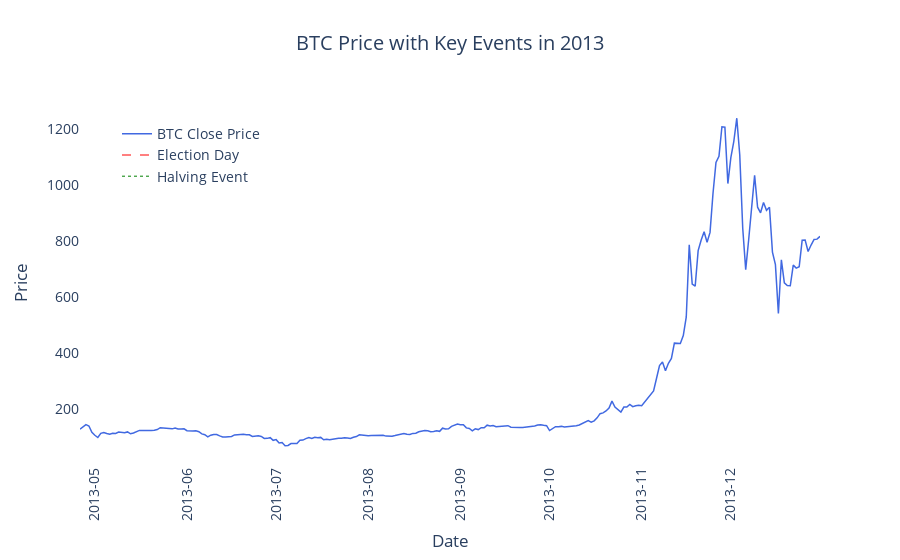
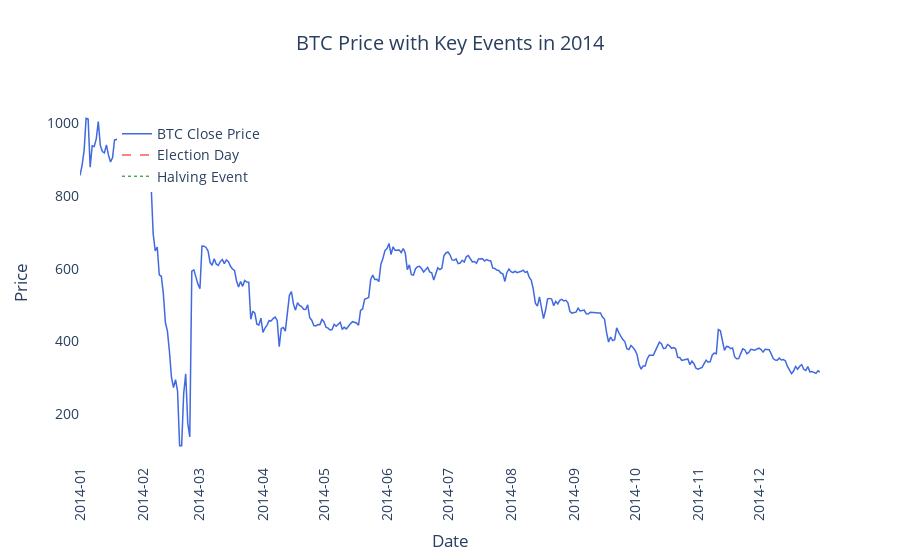
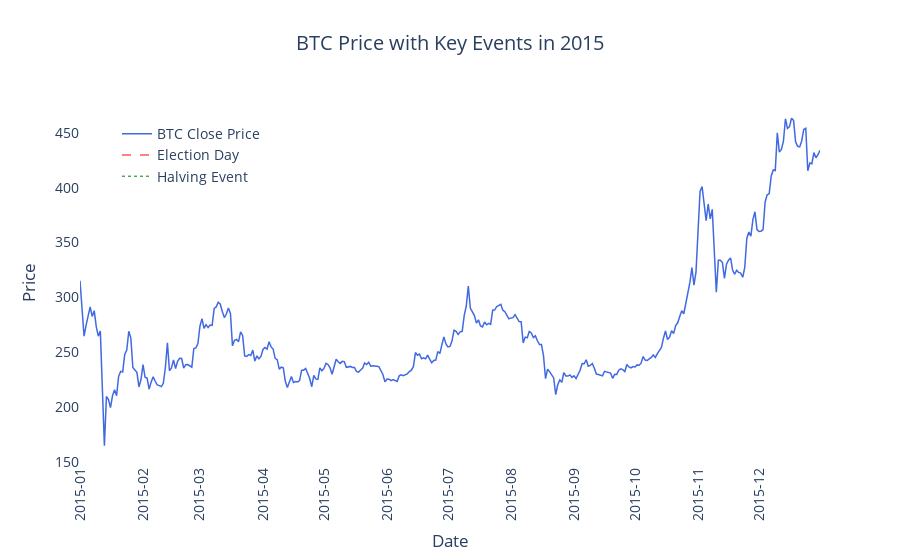
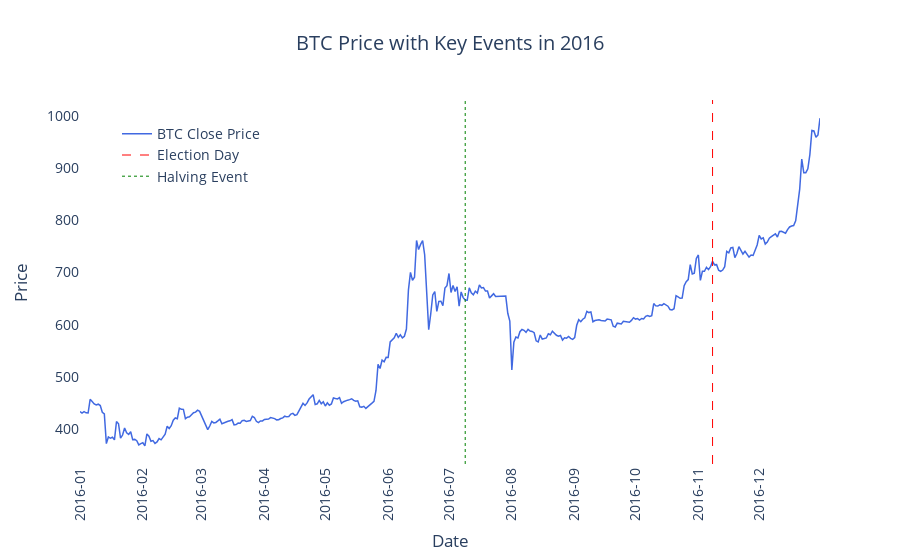

Here is the notebook cell these charts were saved with, in order:
### Code cell
import plotly.graph_objects as go
import pandas as pd
from datetime import datetime

# Ensure 'Date' column is in datetime format
btc_prices['Date'] = pd.to_datetime(btc_prices['Date'])

# Define the year range for which to generate plots
start_year = 2013
end_year = 2024

# Loop through each year in the specified range
for year in range(start_year, end_year + 1):
    # Filter data for the current year
    min_date = datetime(year, 1, 1)
    max_date = datetime(year, 12, 31)
    filtered_data = btc_prices[(btc_prices['Date'] >= min_date) & (btc_prices['Date'] <= max_date)]
    
    # Set x-axis range dynamically based on filtered data
    x_axis_range = [filtered_data['Date'].min(), filtered_data['Date'].max()] if not filtered_data.empty else None
    
    # Create a new figure for the current year
    fig = go.Figure()

    # Plot the BTC price line within the filtered date range
    fig.add_trace(go.Scatter(
        x=filtered_data['Date'], 
        y=filtered_data['Close'],
        mode='lines',
        name='BTC Close Price',
        line=dict(color='royalblue', width=1.5),
        hovertemplate='Date: %{x|%Y-%m-%d}<br>Price: $%{y:,.2f}<extra></extra>',
    ))

    # Add a hidden scatter trace to create the "Election Day" legend entry
    fig.add_trace(go.Scatter(
        x=[None],
        y=[None],
        mode='lines',
        name='Election Day',
        line=dict(color='red', width=1, dash='dash')
    ))

    # Add a hidden scatter trace to create the "Halving Event" legend entry
    fig.add_trace(go.Scatter(
        x=[None],
        y=[None],
        mode='lines',
        name='Halving Event',
        line=dict(color='green', width=1, dash='dot')
    ))

    # Add vertical lines for Election Days in the current year using `add_vline`
    election_dates = [datetime(2016, 11, 8), datetime(2020, 11, 3), datetime(2024, 11, 5)]
    for date in election_dates:
        if min_date <= date <= max_date:  # Only add if within the filter range
            fig.add_vline(
                x=date,
                line=dict(color="red", width=1, dash="dash")
            )

    # Add vertical lines for Bitcoin Halving Events in the current year using `add_vline`
    halving_dates = [datetime(2012, 11, 28), datetime(2016, 7, 9), datetime(2020, 5, 11), datetime(2024, 4, 1)]
    for date in halving_dates:
        if min_date <= date <= max_date:  # Only add if within the filter range
            fig.add_vline(
                x=date,
                line=dict(color="green", width=1, dash="dot")
            )

    # Customize layout
    fig.update_layout(
        title=f'BTC Price with Key Events in {year}',
        xaxis_title='Date',
        yaxis_title='Price',
        template='plotly_white',
        title_x=0.5,
        font=dict(size=14),
        hovermode="x unified",
        height=600,
        legend=dict(
            title="",
            orientation="v",
            yanchor="top",
            y=0.95,
            xanchor="left",
            x=0.05
        )
    )

    # Update x-axis for more frequent ticks and rotate labels
    fig.update_xaxes(
        dtick="M1",           # Set monthly ticks for each year plot
        tickformat="%Y-%m",
        tickangle=270,
        showgrid=False,
        range=x_axis_range  # Dynamically set the x-axis range based on filtered data
    )

    # Update y-axis to remove gridlines
    fig.update_yaxes(showgrid=False)

    # Show the plot for the current year
    fig.show()  # Display in notebook

### Figure 1 — Plotly figure (JSON) as saved in the notebook; plotly's stock layout.template omitted (floating-point values rounded to 4 significant figures; data arrays with more than 128 entries replaced by an {"elided": "..."} marker saying what was removed)
{"data": [{"hovertemplate": "Date: %{x|%Y-%m-%d}<br>Price: $%{y:,.2f}<extra></extra>", "line": {"color": "royalblue", "width": 1.5}, "mode": "lines", "name": "BTC Close Price", "type": "scatter", "x": {"elided": "250 str values"}, "y": {"elided": "250 float values"}}, {"line": {"color": "red", "dash": "dash", "width": 1}, "mode": "lines", "name": "Election Day", "type": "scatter", "x": [null], "y": [null]}, {"line": {"color": "green", "dash": "dot", "width": 1}, "mode": "lines", "name": "Halving Event", "type": "scatter", "x": [null], "y": [null]}], "layout": {"autosize": true, "font": {"size": 14}, "hovermode": "x unified", "legend": {"orientation": "v", "title": {"text": ""}, "x": 0.05, "xanchor": "left", "y": 0.95, "yanchor": "top"}, "title": {"text": "BTC Price with Key Events in 2013", "x": 0.5}, "xaxis": {"dtick": "M1", "range": ["2013-04-26T00:00:00", "2013-12-31T00:00:00"], "showgrid": false, "tickangle": -90, "tickformat": "%Y-%m", "title": {"text": "Date"}, "type": "date"}, "yaxis": {"autorange": true, "range": [3.553, 1302.0], "showgrid": false, "title": {"text": "Price"}, "type": "linear"}}}

### Figure 2 — Plotly figure (JSON) as saved in the notebook; plotly's stock layout.template omitted (floating-point values rounded to 4 significant figures; data arrays with more than 128 entries replaced by an {"elided": "..."} marker saying what was removed)
{"data": [{"hovertemplate": "Date: %{x|%Y-%m-%d}<br>Price: $%{y:,.2f}<extra></extra>", "line": {"color": "royalblue", "width": 1.5}, "mode": "lines", "name": "BTC Close Price", "type": "scatter", "x": {"elided": "366 str values"}, "y": {"elided": "366 float values"}}, {"line": {"color": "red", "dash": "dash", "width": 1}, "mode": "lines", "name": "Election Day", "type": "scatter", "x": [null], "y": [null]}, {"line": {"color": "green", "dash": "dot", "width": 1}, "mode": "lines", "name": "Halving Event", "type": "scatter", "x": [null], "y": [null]}], "layout": {"autosize": true, "font": {"size": 14}, "hovermode": "x unified", "legend": {"orientation": "v", "title": {"text": ""}, "x": 0.05, "xanchor": "left", "y": 0.95, "yanchor": "top"}, "title": {"text": "BTC Price with Key Events in 2014", "x": 0.5}, "xaxis": {"dtick": "M1", "range": ["2014-01-01T00:00:00", "2014-12-31T00:00:00"], "showgrid": false, "tickangle": -90, "tickformat": "%Y-%m", "title": {"text": "Date"}, "type": "date"}, "yaxis": {"autorange": true, "range": [61.38, 1065.0], "showgrid": false, "title": {"text": "Price"}, "type": "linear"}}}

### Figure 3 — Plotly figure (JSON) as saved in the notebook; plotly's stock layout.template omitted (floating-point values rounded to 4 significant figures; data arrays with more than 128 entries replaced by an {"elided": "..."} marker saying what was removed)
{"data": [{"hovertemplate": "Date: %{x|%Y-%m-%d}<br>Price: $%{y:,.2f}<extra></extra>", "line": {"color": "royalblue", "width": 1.5}, "mode": "lines", "name": "BTC Close Price", "type": "scatter", "x": {"elided": "366 str values"}, "y": {"elided": "366 float values"}}, {"line": {"color": "red", "dash": "dash", "width": 1}, "mode": "lines", "name": "Election Day", "type": "scatter", "x": [null], "y": [null]}, {"line": {"color": "green", "dash": "dot", "width": 1}, "mode": "lines", "name": "Halving Event", "type": "scatter", "x": [null], "y": [null]}], "layout": {"autosize": true, "font": {"size": 14}, "hovermode": "x unified", "legend": {"orientation": "v", "title": {"text": ""}, "x": 0.05, "xanchor": "left", "y": 0.95, "yanchor": "top"}, "title": {"text": "BTC Price with Key Events in 2015", "x": 0.5}, "xaxis": {"dtick": "M1", "range": ["2015-01-01T00:00:00", "2015-12-31T00:00:00"], "showgrid": false, "tickangle": -90, "tickformat": "%Y-%m", "title": {"text": "Date"}, "type": "date"}, "yaxis": {"autorange": true, "range": [148.3, 479.8], "showgrid": false, "title": {"text": "Price"}, "type": "linear"}}}

### Figure 4 — Plotly figure (JSON) as saved in the notebook; plotly's stock layout.template omitted (floating-point values rounded to 4 significant figures; data arrays with more than 128 entries replaced by an {"elided": "..."} marker saying what was removed)
{"data": [{"hovertemplate": "Date: %{x|%Y-%m-%d}<br>Price: $%{y:,.2f}<extra></extra>", "line": {"color": "royalblue", "width": 1.5}, "mode": "lines", "name": "BTC Close Price", "type": "scatter", "x": {"elided": "367 str values"}, "y": {"elided": "367 float values"}}, {"line": {"color": "red", "dash": "dash", "width": 1}, "mode": "lines", "name": "Election Day", "type": "scatter", "x": [null], "y": [null]}, {"line": {"color": "green", "dash": "dot", "width": 1}, "mode": "lines", "name": "Halving Event", "type": "scatter", "x": [null], "y": [null]}], "layout": {"autosize": true, "font": {"size": 14}, "hovermode": "x unified", "legend": {"orientation": "v", "title": {"text": ""}, "x": 0.05, "xanchor": "left", "y": 0.95, "yanchor": "top"}, "shapes": [{"line": {"color": "red", "dash": "dash", "width": 1}, "type": "line", "x0": "2016-11-08T00:00:00", "x1": "2016-11-08T00:00:00", "xref": "x", "y0": 0, "y1": 1, "yref": "y domain"}, {"line": {"color": "green", "dash": "dot", "width": 1}, "type": "line", "x0": "2016-07-09T00:00:00", "x1": "2016-07-09T00:00:00", "xref": "x", "y0": 0, "y1": 1, "yref": "y domain"}], "title": {"text": "BTC Price with Key Events in 2016", "x": 0.5}, "xaxis": {"dtick": "M1", "range": ["2016-01-01T00:00:00", "2016-12-31T00:00:00"], "showgrid": false, "tickangle": -90, "tickformat": "%Y-%m", "title": {"text": "Date"}, "type": "date"}, "yaxis": {"autorange": true, "range": [333.2, 1030.0], "showgrid": false, "title": {"text": "Price"}, "type": "linear"}}}
